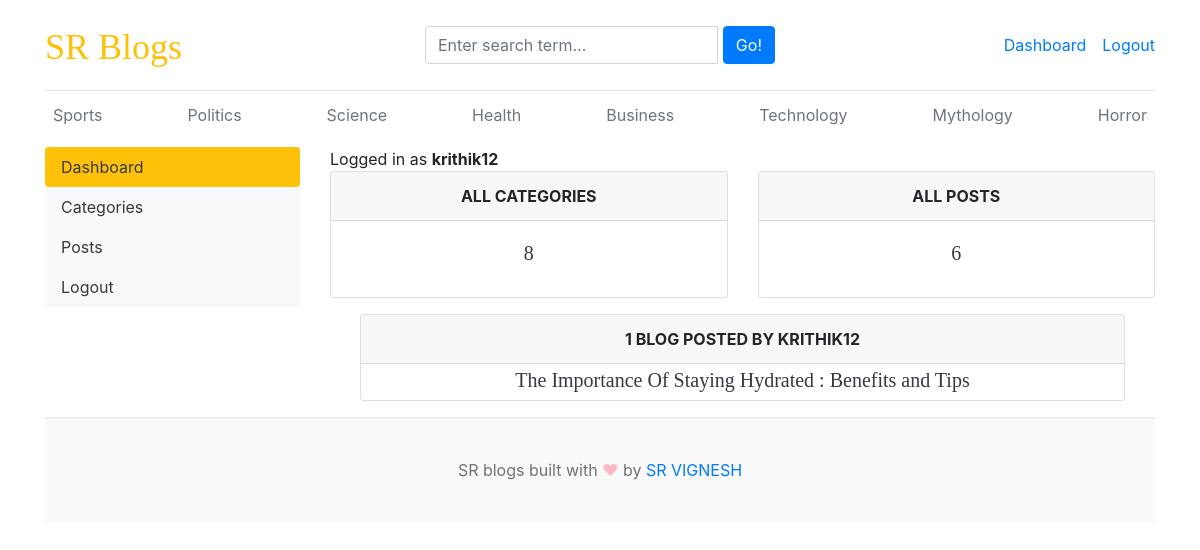
/dashboard/ (signed in), run on an earlier commit of the app's database.
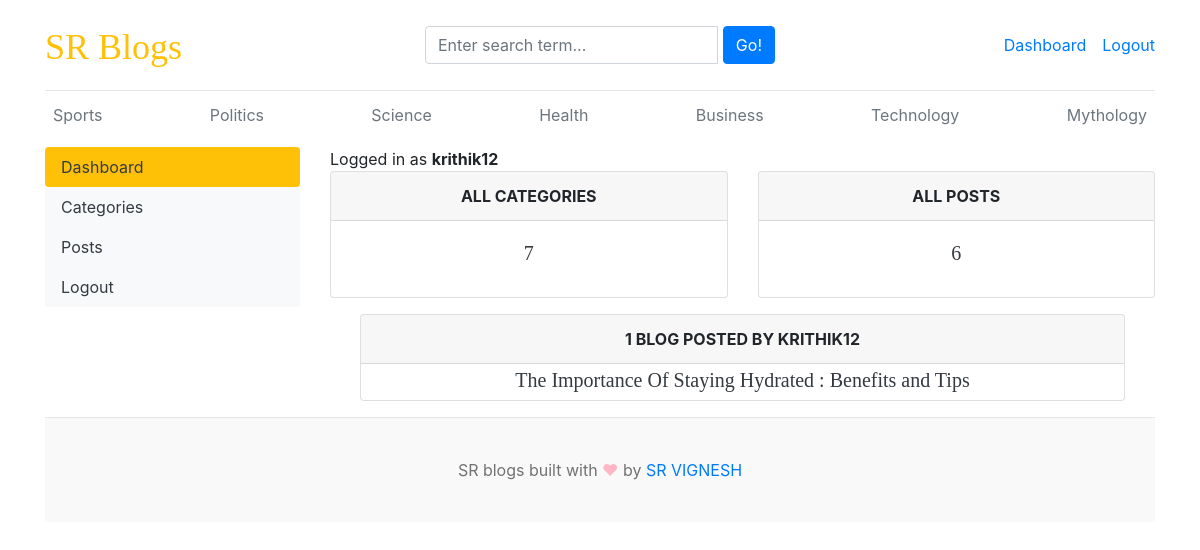
And on a later commit of the database.
### blogs/models.py (models this page shows, shortened)
class Category(models.Model):
    category_name=models.CharField(max_length=50,unique=True)
    created_at=models.DateTimeField(auto_now_add=True)
    updated_at=models.DateTimeField(auto_now=True)
    class Meta:
        verbose_name_plural='categories'

class Blog(models.Model):
    title=models.CharField(max_length=100)
    slug=models.SlugField(max_length=150,unique=True,blank=True)
    category=models.ForeignKey(Category,on_delete=models.CASCADE)
    author=models.ForeignKey(User,on_delete=models.CASCADE)
    featured_image=models.ImageField(upload_to='uploads/%Y/%m/%d')
    short_description=models.TextField(max_length=500)
    blog_body=models.TextField(max_length=2000)
    status=models.CharField(max_length=20,choices=STATUS_CHOICES,default="Draft")
    is_featured=models.BooleanField(default=False)
    created_at=models.DateTimeField(auto_now_add=True)
    updated_at=models.DateTimeField(auto_now=True)

### dashboards/views.py (the view)
# urls.py: path('dashboard/',include('dashboards.urls')),
@login_required(login_url='login')
def dashboard(request):
    security_setup=False
    try:
        security=Security.objects.get(user=request.user)
        if security.security_question and security.security_answer:
            security_setup=True
    except Security.DoesNotExist:
        pass
    category_count=Category.objects.all().count()
    blogs_count=Blog.objects.all().count()
    no_of_blogs=Blog.objects.filter(author=request.user,status='Published')
    context={
        'category_count':category_count,
        'blogs_count':blogs_count,
        'no_of_blogs':no_of_blogs,
        'security_setup':security_setup,
    }
    return render(request,'dashboard/dashboard.html',context)

### blogs/context_processors.py (called while the page is built)
def get_categories(request):
    categories=Category.objects.all()
    return dict(categories=categories)

def get_social_links(request):
    social_links=SocialLink.objects.all()
    return dict(social_links=social_links)

### templates/dashboard/dashboard.html (shortened to what this page needs)
{% extends 'base.html' %}
{% block content %}
<div class="row">
     {% include 'dashboard/sidebar.html' %}
     <div class="col-md-9">
        <span>Logged in as <b>{{ user }}</b></span>
        <div class="row">
            <div class="col">
                <div class="card border-default mb-3">
                    <div class="card-header text-center text-uppercase font-weight-bold">All Categories</div>
                    <div class="card-body text-dark">
                        <h5 class="card-title text-center">{{ category_count }}</h5>
                    </div>
                </div>
            </div>
            <div class="col">
                <div class="card border-default mb-3">
                    <div class="card-header text-center text-uppercase font-weight-bold">All Posts</div>
                    <div class="card-body text-dark">
                        <h5 class="card-title text-center">{{ blogs_count }}</h5>
                    </div>
                </div>
            </div>
        </div>
        <div class="container">
            <div class="col-md">
                <div class="card border-default mb-3">
                    <div class="card-header text-center text-uppercase font-weight-bold">
                        {% if no_of_blogs.count == 1 %}
                        1 Blog Posted by {{ user }}
                        {% else %}
                        {{ no_of_blogs.count }} Blogs Posted by {{ user }}
                        {% endif %}
                    </div>
                    {% for i in no_of_blogs %}
                    <div class="card-body text-dark p-1">
                        <h5 class="card-title text-center mb-1">{{ i.title }}</h5>
                    </div>
                    {% endfor %}
                </div>
            </div>
        </div>
     </div>
</div>
{% endblock %}

### templates/base.html (shortened to what this page needs)
{% load static %}
<!DOCTYPE html>
<html lang="en">
<head>
    <link href="https://getbootstrap.com/docs/4.0/dist/css/bootstrap.min.css" rel="stylesheet">
    <link href="{% static 'css/blog.css' %}" rel="stylesheet">
    <link rel="stylesheet" href="https://stackpath.bootstrapcdn.com/bootstrap/4.5.2/css/bootstrap.min.css">
    <link rel="stylesheet" href="https://cdnjs.cloudflare.com/ajax/libs/font-awesome/5.15.4/css/all.min.css">
    <link rel="stylesheet" href="https://cdnjs.cloudflare.com/ajax/libs/font-awesome/4.7.0/css/font-awesome.min.css">
  </head>
<body>
    <div class="container">
      <header class="blog-header py-3">
        <div class="row flex-nowrap justify-content-between align-items-center">
          <div class="col-4 pt-1">
            <a class="blog-header-logo text-warning" href="/">SR Blogs</a>
          </div>
          <div class="col-4">
            <form action="{% url 'search' %}" method="GET">
                <div class="input-group">
                    <input class="form-control" type="text" name="keyword" value="{{ keyword }}" placeholder="Enter search term..." aria-label="Enter search term..." aria-describedby="button-search" />&nbsp;
                    <button type="submit" class="btn btn-primary" id="button-search" type="button">Go!</button>
                </div>
            </form>
          </div>
          <div class="col-4 d-flex justify-content-end align-items-center">
            {% if not user.is_authenticated %}
            <a class="btn btn-sm btn-warning" href="{% url 'login' %}">Login</a> &nbsp;
            <a class="btn btn-sm btn-outline-secondary" href="{% url 'register' %}">Register</a>
            {% else %}
            <span><a href="{% url 'dashboard' %}">Dashboard</a></span>
            <span><a href="{% url 'logout' %}">Logout</a></span>
            {% endif %}
          </div>
        </div>
      </header>
      <div class="nav-scroller py-1 mb-2">
        <nav class="nav d-flex justify-content-between">
          {% for category in categories %}
          <a class="p-2 text-muted" href="{% url 'posts_by_category' category.id %}">{{ category.category_name }}</a>
          {% endfor %}
        </nav>
      </div>
{% block content %}
{% endblock %}
<footer class="blog-footer">
    <p>SR blogs built with <span style="color:#FFB7C5;">&#9829;</span> by <a href="#">SR VIGNESH</a></p>
  </footer>
  </body>
  </html>

What changed in the data, as far as the page shows it:
removed Category: category_name "Horror"
Also different on the page:
{{ category_count }}: "8" → "7"
